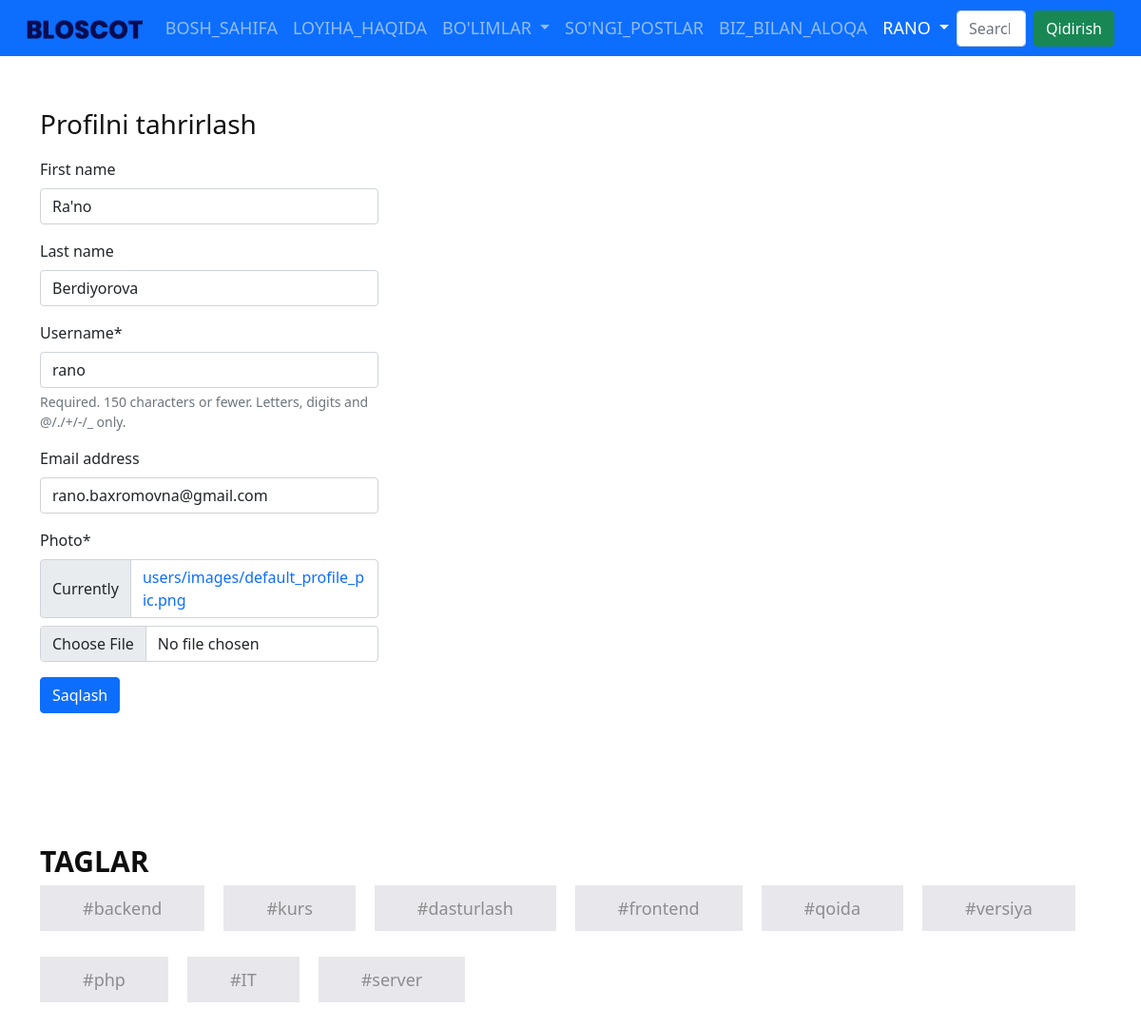
The app's page /users/profile_edit (signed in) with its own data.
### users/models.py (models this page shows)
class CustomUser(AbstractUser):
    photo = models.ImageField(upload_to='users/images/', default='default_profile_pic.png')

### users/views.py (the view, shortened to what this page needs)
# urls.py: path('profile_edit', ProfileEditView.as_view(), name='profile_edit')
class ProfileEditView(LoginRequiredMixin, View):
    def get(self, request):
        user_edit_form = UserEditForm(instance=request.user)
        return render(request, 'users/profile_edit.html', {'form': user_edit_form})

### users/forms.py
class UserEditForm(forms.ModelForm):
    class Meta:
        model = CustomUser
        fields = ('first_name', 'last_name', 'username', 'email', 'photo')

### posts/context_processor.py (called while the page is built)
def category(request):
    categories = Category.objects.all()
    context = {
        'categories': categories
    }
    return context

def post_tags(request):
    posts = Posts.published.prefetch_related('tags').all()
    tags = Tag.objects.all()
    context = {
        'posts': posts,
        'tags': tags
    }
    return context

### posts/models.py (called while the page is built)
    def get_queryset(self):
        return super().get_queryset().filter(status=Posts.Status.Published)

### templates/users/profile_edit.html (shortened to what this page needs)
{% extends 'blog/base.html' %}
{% load crispy_forms_tags %}
{% block content %}
    <h3>Profilni tahrirlash</h3>
    <div class="row">
        <div class="col-4">
            <form method="post" enctype="multipart/form-data">
                {{ form | crispy }}
                <button class="btn btn-primary" type="submit">Saqlash</button>
            </form>
        </div>
    </div>
{% endblock %}

### templates/blog/base.html (shortened to what this page needs)
<!DOCTYPE html>
{% load static %}
{% url 'home_page' as home_page_url %}
{% url 'about_page' as about_page_url %}
{% url 'latest_posts' as latest_posts_url %}
{% url 'contact_page' as contact_page_url %}
{% url 'login' as user_login_url %}
{% url 'logout' as user_logout_url %}
{% url 'profile' as user_profile_url %}
{% url 'profile_edit' as profile_edit_url %}
{% url 'create_post' as create_post_url %}
{% url 'my_posts' as my_posts_url %}
<html lang="en">
<head>
        <link rel="stylesheet" type="text/css" href="{% static 'css/main.css' %}">
      <link rel="stylesheet" type="text/css" href="{% static 'css/bootstrap.min.css' %}">
      <link rel="stylesheet" type="text/css" href="{% static 'css/style.css' %}">
      <link rel="stylesheet" href="{% static 'css/responsive.css' %}">
      <link rel="stylesheet" href="{% static 'css/jquery.mCustomScrollbar.min.css' %}">
      <link rel="stylesheet" href="https://netdna.bootstrapcdn.com/font-awesome/4.0.3/css/font-awesome.css">
      <link rel="stylesheet" href="{% static 'css/owl.carousel.min.css' %}">
      <link rel="stylesheet" href="https://cdnjs.cloudflare.com/ajax/libs/fancybox/2.1.5/jquery.fancybox.min.css" media="screen">
      <link href="https://cdn.jsdelivr.net/npm/bootstrap@5.0.2/dist/css/bootstrap.min.css" rel="stylesheet">
      <link rel="stylesheet" href="https://cdn.jsdelivr.net/npm/bootstrap-icons@1.11.3/font/bootstrap-icons.min.css">
</head>
<body>
    <nav class="navbar navbar-expand-lg navbar-dark bg-primary fixed-top">
      <div class="container-fluid">
        <a class="navbar-brand" href="{% url 'home_page' %}"><img src="{% static 'images/logo.png' %}"></a>
        <div class="collapse navbar-collapse">
          <ul class="navbar-nav me-auto mb-2 mb-lg-0">
            <li class="nav-item">
              <a class="nav-link {% if request.path == home_page_url %} active {% endif %}" aria-current="page" href="{% url 'home_page' %}">Bosh_sahifa</a>
            </li>
            <li class="nav-item">
              <a class="nav-link {% if request.path == about_page_url %} active {% endif %}" href="{% url 'about_page' %}">Loyiha_haqida</a>
            </li>
            <li class="nav-item dropdown">
              <a class="nav-link dropdown-toggle" href="#" id="navbarDropdown" role="button" data-bs-toggle="dropdown" aria-expanded="false">
                Bo'limlar
              </a>
            </li>
            <li class="nav-item">
              <a class="nav-link {% if request.path == latest_posts_url %} active {% endif %}" href="{{latest_posts_url}}">So'ngi_postlar</a>
           </li>
           <li class="nav-item">
              <a class="nav-link {% if request.path == contact_page_url %} active {% endif %}" href="{% url 'contact_page' %}">Biz_bilan_aloqa</a>
           </li>
           {% if request.user.is_authenticated %}
                <li class="nav-item dropdown">
                  <a class="nav-link dropdown-toggle {% if request.path == user_profile_url or request.path == profile_edit_url %} active {% endif %}" href="user_profile_url" role="button" data-bs-toggle="dropdown" aria-expanded="false">
                      {{ request.user.username }}
                  </a>
                </li>
            {% else %}
                <li class="nav-item">
                  <a class="nav-link {% if request.path == user_login_url %} active {% endif %}" aria-current="page" href="{{user_login_url}}">Login</a>
                </li>
            {% endif %}
          </ul>
          <form class="d-flex" action="{% url 'search_result' %}" method="get">
            <input class="form-control me-2" type="search" placeholder="Search" aria-label="Search" name="q">
            <button class="btn btn-success" type="submit">Qidirish</button>
          </form>
        </div>
      </div>
    </nav>
<div class="about_section layout_padding mb-5">
      <div class="container">
            {% block content %}
            {% endblock %}
      </div>
</div>
<div class="tag_section layout_padding">
  <div class="container">
     <h1 class="tag_taital">Taglar</h1>
     <div class="tag_bt">
        <ul>
            {% for tag in tags %}
                <li class="mb-5"><a href="{% url 'tagged' tag.slug %}">#{{ tag }}</a></li>
            {% endfor %}
        </ul>
     </div>
  </div>
</div>
</body>
</html>

### static/css/style.css (style rules this page uses)
* { box-sizing: border-box !important; transition: ease all 0.5s; }
html { scroll-behavior: smooth; }
body { color: #666666; font-size: 14px; font-family: Poppins; line-height: 1.80857; font-weight: normal; overflow-x: hidden; }
a { color: #1f1f1f; text-decoration: none !important; outline: none !important; -webkit-transition: all .3s ease-in-out; -moz-transition: all .3s ease-in-out; -ms-transition: all .3s ease-in-out; -o-transition: all .3s ease-in-out; transition: all .3s ease-in-out; }
h1, h2, h3, h4, h5, h6 { letter-spacing: 0; font-weight: normal; position: relative; padding: 0 0 10px 0; font-weight: normal; line-height: normal; color: #111111; margin: 0 }
h1 { font-size: 24px }
h3 { font-size: 18px }
*, *::after, *::before { -webkit-box-sizing: border-box; -moz-box-sizing: border-box; box-sizing: border-box; }
ul, li, ol { margin: 0px; padding: 0px; list-style: none; }
a { color: #222222; text-decoration: none; outline: none !important; }
a, .btn { text-decoration: none !important; outline: none !important; -webkit-transition: all .3s ease-in-out; -moz-transition: all .3s ease-in-out; -ms-transition: all .3s ease-in-out; -o-transition: all .3s ease-in-out; transition: all .3s ease-in-out; }
img { max-width: 100%; height: auto; }
button { border: 0; margin: 0; padding: 0; cursor: pointer; }
.layout_padding { padding-top: 90px; padding-bottom: 0px; }
.navbar-expand-lg .navbar-nav .nav-link { padding-right: 15px; padding-left: 15px; font-size: 18px; color: #f8f9fa; text-transform: uppercase; }
.about_section { width: 100%; float: left; padding-top: 90px; }
.tag_section { width: 100%; float: left; padding-bottom: 90px; }
.tag_taital { width: 100%; float: left; font-size: 30px; color: #0e0e0e; text-transform: uppercase; font-weight: bold; }
.tag_bt { width: 100%; float: left; }
.tag_bt ul { margin: 0px; padding: 0px; }
.tag_bt li { float: left; font-size: 18px; color: #8d8d90; background-color: #e7e7ec; margin-right: 20px; }
.tag_bt li a { color: #8d8d90; background-color: #e7e7ec; padding: 12px 45px; }

### records on screen
CustomUser: user.username "RANO", first_name "Ra'no", last_name "Berdiyorova", username "rano", email "rano.baxromovna@gmail.com"
Tag: name "backend"
Tag: name "kurs"
Tag: name "dasturlash"
Tag: name "frontend"
Tag: name "qoida"
Tag: name "versiya"
Tag: name "php"
Tag: name "IT"
Tag: name "server"
